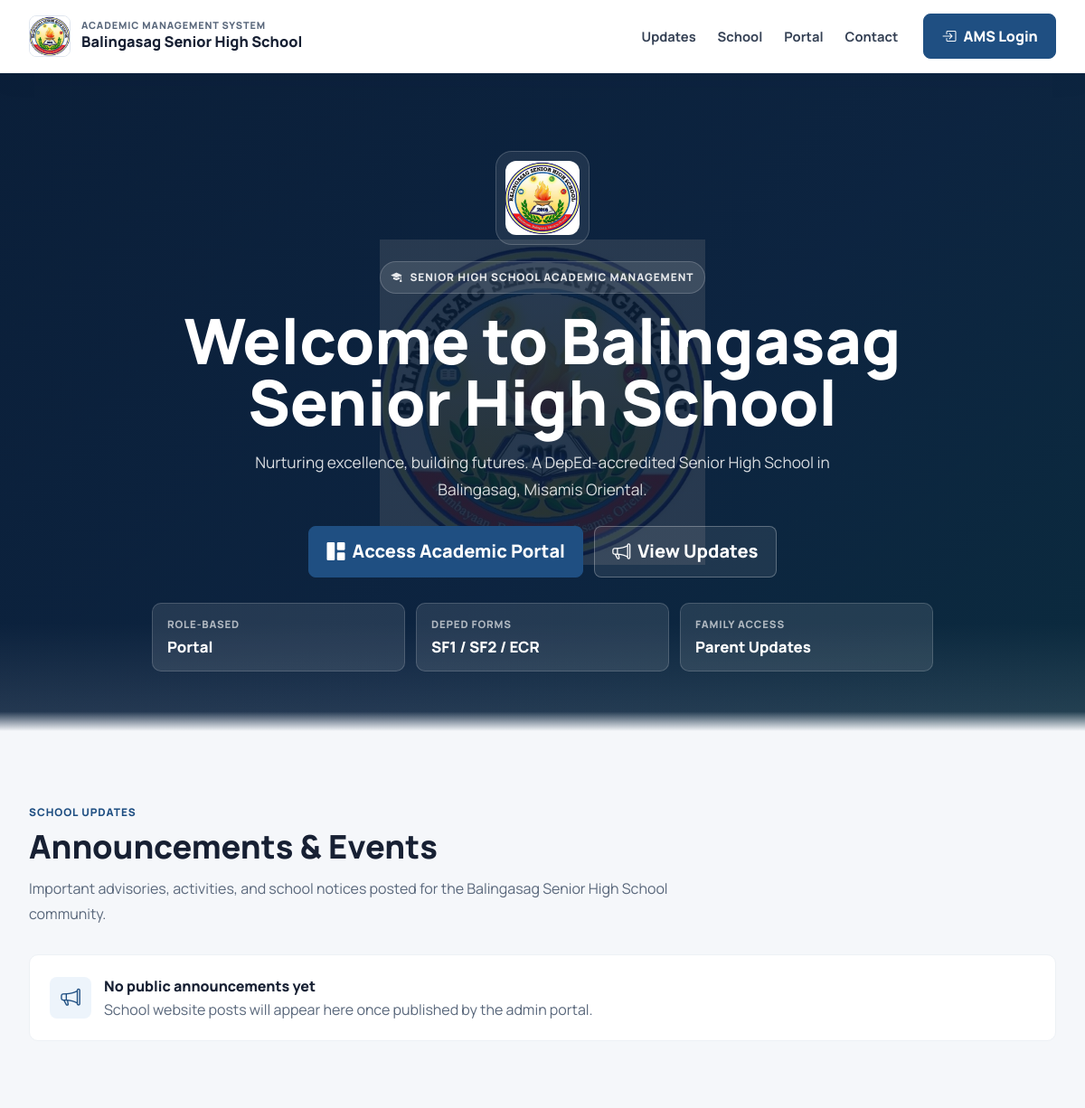
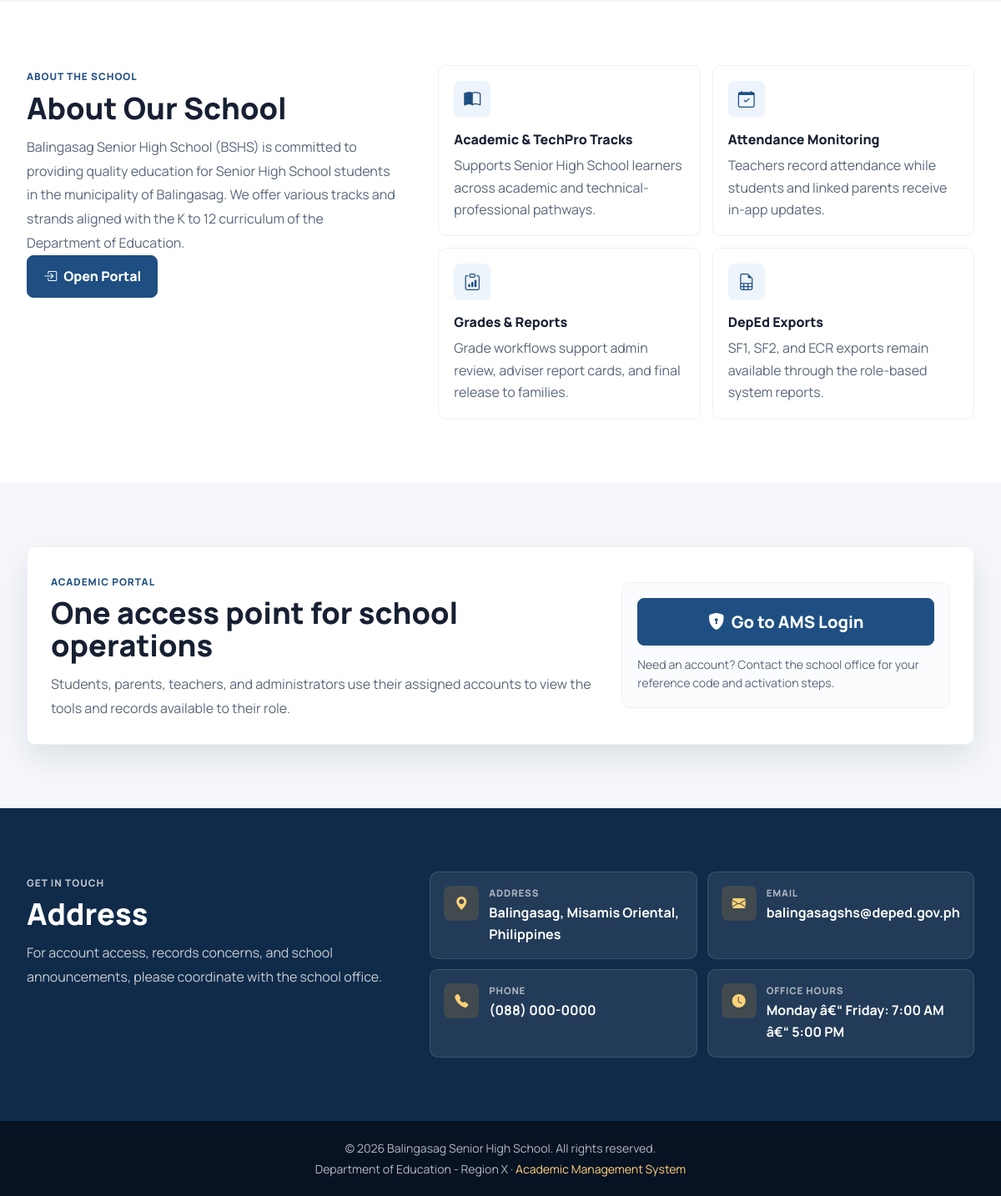
The page /site/index.php on the database its author committed (2 pictures, top to bottom).
### tables this page shows
CREATE TABLE IF NOT EXISTS school_settings (
    id INT AUTO_INCREMENT PRIMARY KEY,
    setting_key VARCHAR(50) UNIQUE NOT NULL,
    setting_value TEXT NOT NULL,
    created_at TIMESTAMP DEFAULT CURRENT_TIMESTAMP,
    updated_at TIMESTAMP DEFAULT CURRENT_TIMESTAMP ON UPDATE CURRENT_TIMESTAMP
);

CREATE TABLE IF NOT EXISTS website_content (
    id INT AUTO_INCREMENT PRIMARY KEY,
    section_key VARCHAR(50) UNIQUE NOT NULL,
    title VARCHAR(200) NOT NULL DEFAULT '',
    content TEXT NOT NULL,
    updated_by INT NULL,
    updated_at TIMESTAMP DEFAULT CURRENT_TIMESTAMP ON UPDATE CURRENT_TIMESTAMP,
    FOREIGN KEY (updated_by) REFERENCES users(id) ON DELETE SET NULL
);

### functions/app-helpers.php (called while the page is built, shortened)
<?php
function getSchoolSetting(PDO $db, string $key, string $default = ''): string {
    try {
        $stmt = $db->prepare("SELECT setting_value FROM school_settings WHERE setting_key = ?");
        $stmt->execute([$key]);
        $value = $stmt->fetchColumn();
        return $value !== false ? $value : $default;
    } catch (Throwable $e) { return $default; }
}

### site/index.php (the view, shortened to what this page needs)
<?php
$db = null;
try {
    $db = (new Database())->getConnection();
} catch (Throwable $e) {
}
$announcements = [];
$websiteContent = [];
if ($db) {
    try {
        $stmt = $db->query("SELECT section_key, title, content FROM website_content ORDER BY id");
        foreach ($stmt->fetchAll(PDO::FETCH_ASSOC) as $row) {
            $websiteContent[$row['section_key']] = $row;
        }
    } catch (Throwable $e) {
    }
    try {
        $stmt = $db->query("SELECT a.id, a.title, a.content, a.category, a.created_at,
                            CONCAT(u.first_name, ' ', u.last_name) as posted_by
                            FROM announcements a
                            LEFT JOIN users u ON u.id = a.posted_by
                            WHERE a.status = 'active' AND a.show_on_website = 1
                            ORDER BY a.created_at DESC
                            LIMIT 6");
        $announcements = $stmt->fetchAll(PDO::FETCH_ASSOC);
    } catch (Throwable $e) {
    }
}
function wc($db, $key, $field = 'content', $default = '')
{
    global $websiteContent;
    return htmlspecialchars($websiteContent[$key][$field] ?? $default);
}
$loginUrl = '../auth/login.php';
$logoPath = '../assets/images/bshs-logo.jpg';
$bootstrapCss = '../assets/vendor/bootstrap/bootstrap.min.css';
$bootstrapIconsCss = '../assets/vendor/bootstrap-icons/bootstrap-icons.css';
$siteCss = '../assets/css/Site.css';
$siteSchoolName = 'Balingasag Senior High School';
$siteRegion = 'Region X';
$siteDivision = 'Misamis Oriental';
if ($db instanceof PDO && function_exists('getSchoolSetting')) {
    $dbName = getSchoolSetting($db, 'school_name', '');
    if ($dbName !== '') {
        $siteSchoolName = $dbName;
    }
    $dbReg = getSchoolSetting($db, 'region', '');
    if ($dbReg !== '') {
        $siteRegion = $dbReg;
    }
    $dbDiv = getSchoolSetting($db, 'division', '');
    if ($dbDiv !== '') {
        $siteDivision = $dbDiv;
    }
}
?>
<!DOCTYPE html>
<html lang="en">
<head>
    <link href="<?php echo $bootstrapCss; ?>" rel="stylesheet">
    <link rel="stylesheet" href="<?php echo $bootstrapIconsCss; ?>">
    <link rel="stylesheet" href="<?php echo $siteCss; ?>">
</head>
<body class="site-shell">
    <nav class="site-navbar navbar navbar-expand-lg">
        <div class="container site-container">
            <a class="navbar-brand" href="#top" aria-label="<?php echo htmlspecialchars($siteSchoolName); ?> home">
                <img src="<?php echo $logoPath; ?>" alt="School Logo">
                <span>
                    <small class="brand-kicker">Academic Management System</small>
                    <strong><?php echo htmlspecialchars($siteSchoolName); ?></strong>
                </span>
            </a>
            <div class="collapse navbar-collapse" id="siteNav">
                <ul class="navbar-nav ms-auto me-lg-3">
                    <li class="nav-item"><a class="nav-link" href="#announcements">Updates</a></li>
                    <li class="nav-item"><a class="nav-link" href="#about">School</a></li>
                    <li class="nav-item"><a class="nav-link" href="#portal">Portal</a></li>
                    <li class="nav-item"><a class="nav-link" href="#contact">Contact</a></li>
                </ul>
                <a href="<?php echo $loginUrl; ?>" class="btn btn-login">
                    <i class="bi bi-box-arrow-in-right me-2"></i>AMS Login
                </a>
            </div>
        </div>
    </nav>
    <main id="top">
        <section class="hero-section">
            <div class="container site-container hero-content">
                <div class="hero-school-mark">
                    <img src="<?php echo $logoPath; ?>" alt="School Logo">
                </div>
                <div class="hero-badge"><i class="bi bi-mortarboard-fill me-2"></i>Senior High School Academic Management</div>
                <h1 class="hero-title"><?php echo wc($db, 'hero_title', 'title', 'Welcome to ' . $siteSchoolName); ?></h1>
                <p class="hero-subtitle"><?php echo wc($db, 'hero_title', 'content', 'Nurturing excellence, building futures. A DepEd-accredited Senior High School in ' . $siteDivision . ', ' . $siteRegion . '.'); ?></p>
                <div class="hero-actions">
                    <a href="<?php echo $loginUrl; ?>" class="btn btn-login btn-lg">
                        <i class="bi bi-grid-1x2-fill me-2"></i>Access Academic Portal
                    </a>
                    <a href="#announcements" class="btn btn-ghost-light btn-lg">
                        <i class="bi bi-megaphone me-2"></i>View Updates
                    </a>
                </div>
                <div class="hero-stats" aria-label="Portal highlights">
                    <div class="hero-stat">
                        <span>Role-Based</span>
                        <strong>Portal</strong>
                    </div>
                    <div class="hero-stat">
                        <span>DepEd Forms</span>
                        <strong>SF1 / SF2 / ECR</strong>
                    </div>
                    <div class="hero-stat">
                        <span>Family Access</span>
                        <strong>Parent Updates</strong>
                    </div>
                </div>
            </div>
        </section>
        <section class="announcement-section" id="announcements">
            <div class="container site-container">
                <div class="section-heading">
                    <span class="section-kicker">School updates</span>
                    <h2 class="section-title">Announcements & Events</h2>
                    <p class="section-copy"><?php echo wc($db, 'announcements_heading', 'content', 'Important advisories, activities, and school notices posted for the ' . $siteSchoolName . ' community.'); ?></p>
                </div>
                <?php if (empty($announcements)): ?>
                <div class="empty-state">
                    <i class="bi bi-megaphone"></i>
                    <div>
                        <strong>No public announcements yet</strong>
                        <p>School website posts will appear here once published by the admin portal.</p>
                    </div>
                </div>
                <?php endif; ?>
            </div>
        </section>
        <section class="about-section" id="about">
            <div class="container site-container">
                <div class="row align-items-start g-4 g-lg-5">
                    <div class="col-lg-5">
                        <span class="section-kicker">About the school</span>
                        <h2 class="section-title"><?php echo wc($db, 'about', 'title', 'About Our School'); ?></h2>
                        <p class="about-copy"><?php echo nl2br(wc($db, 'about', 'content', $siteSchoolName . " is committed to providing quality education for Senior High School students in the municipality of " . $siteDivision . ". We offer various tracks and strands aligned with the K to 12 curriculum of the Department of Education.")); ?></p>
                        <a href="<?php echo $loginUrl; ?>" class="btn btn-login">
                            <i class="bi bi-box-arrow-in-right me-2"></i>Open Portal
                        </a>
                    </div>
                    <div class="col-lg-7">
                        <div class="feature-grid">
                            <div class="feature-card">
                                <div class="feature-icon"><i class="bi bi-book-half"></i></div>
                                <div class="feature-title">Academic &amp; TechPro Tracks</div>
                                <p>Supports Senior High School learners across academic and technical-professional pathways.</p>
                            </div>
                            <div class="feature-card">
                                <div class="feature-icon"><i class="bi bi-calendar-check"></i></div>
                                <div class="feature-title">Attendance Monitoring</div>
                                <p>Teachers record attendance while students and linked parents receive in-app updates.</p>
                            </div>
                            <div class="feature-card">
                                <div class="feature-icon"><i class="bi bi-clipboard-data"></i></div>
                                <div class="feature-title">Grades &amp; Reports</div>
                                <p>Grade workflows support admin review, adviser report cards, and final release to families.</p>
                            </div>
                            <div class="feature-card">
                                <div class="feature-icon"><i class="bi bi-file-earmark-spreadsheet"></i></div>
                                <div class="feature-title">DepEd Exports</div>
                                <p>SF1, SF2, and ECR exports remain available through the role-based system reports.</p>
                            </div>
                        </div>
                    </div>
                </div>
            </div>
        </section>
        <section class="portal-section" id="portal">
            <div class="container site-container">
                <div class="portal-panel">
                    <div>
                        <span class="section-kicker">Academic portal</span>
                        <h2 class="section-title">One access point for school operations</h2>
                        <p class="section-copy">Students, parents, teachers, and administrators use their assigned accounts to view the tools and records available to their role.</p>
                    </div>
                    <div class="portal-actions">
                        <a href="<?php echo $loginUrl; ?>" class="btn btn-login btn-lg">
                            <i class="bi bi-shield-lock-fill me-2"></i>Go to AMS Login
                        </a>
                        <p>Need an account? Contact the school office for your reference code and activation steps.</p>
                    </div>
                </div>
            </div>
        </section>
        <section class="contact-section" id="contact">
            <div class="container site-container">
                <div class="row g-4 align-items-stretch">
                    <div class="col-lg-5">
                        <span class="section-kicker section-kicker-light">Get in touch</span>
                        <h2 class="section-title text-white"><?php echo wc($db, 'contact_address', 'title', 'Contact Information'); ?></h2>
                        <p class="contact-intro">For account access, records concerns, and school announcements, please coordinate with the school office.</p>
                    </div>
                    <div class="col-lg-7">
                        <div class="contact-grid">
                            <div class="contact-item">
                                <div class="contact-icon"><i class="bi bi-geo-alt-fill"></i></div>
                                <div>
                                    <div class="contact-label">Address</div>
                                    <div class="contact-value"><?php echo wc($db, 'contact_address', 'content', 'Balingasag, Misamis Oriental, Philippines'); ?></div>
                                </div>
                            </div>
                            <div class="contact-item">
                                <div class="contact-icon"><i class="bi bi-envelope-fill"></i></div>
                                <div>
                                    <div class="contact-label">Email</div>
                                    <div class="contact-value"><?php echo wc($db, 'contact_email', 'content', 'balingasagshs@deped.gov.ph'); ?></div>
                                </div>
                            </div>
                            <div class="contact-item">
                                <div class="contact-icon"><i class="bi bi-telephone-fill"></i></div>
                                <div>
                                    <div class="contact-label">Phone</div>
                                    <div class="contact-value"><?php echo wc($db, 'contact_phone', 'content', 'School contact available through the registrar or main office'); ?></div>
                                </div>
                            </div>
                            <div class="contact-item">
                                <div class="contact-icon"><i class="bi bi-clock-fill"></i></div>
                                <div>
                                    <div class="contact-label">Office Hours</div>
                                    <div class="contact-value"><?php echo wc($db, 'contact_hours', 'content', 'Monday - Friday: 7:00 AM - 5:00 PM'); ?></div>
                                </div>
                            </div>
                        </div>
                    </div>
                </div>
            </div>
        </section>
    </main>
    <footer class="site-footer">
        <div class="container site-container">
            <p class="mb-1">&copy; <?php echo date('Y'); ?> <?php echo htmlspecialchars($siteSchoolName); ?>. All rights reserved.</p>
            <p class="mb-0">Department of Education - <?php echo htmlspecialchars($siteRegion); ?> · <a href="<?php echo $loginUrl; ?>">Academic Management System</a></p>
        </div>
    </footer>
</body>
</html>

### rows shown on the page
school_settings: setting_value "Balingasag Senior High School", setting_value.title "Welcome to Balingasag Senior High School", setting_value "Important advisories, activities, and school notices posted for the Balingasag Senior High School community."
website_content: title "About Our School"
website_content: title "Address", content "Balingasag, Misamis Oriental, Philippines"
website_content: content "balingasagshs@deped.gov.ph"
website_content: content "(088) 000-0000"
website_content: content "Monday â€“ Friday: 7:00 AM â€“ 5:00 PM"
school_settings: setting_value "Region X"
